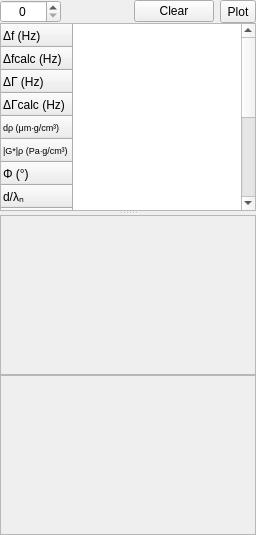
          <widget class="QWidget" name="page_spectra_mechanics">
           <layout class="QVBoxLayout" name="verticalLayout_35">
            <property name="spacing">
             <number>0</number>
            </property>
            <property name="leftMargin">
             <number>0</number>
            </property>
            <property name="topMargin">
             <number>0</number>
            </property>
            <property name="rightMargin">
             <number>0</number>
            </property>
            <property name="bottomMargin">
             <number>0</number>
            </property>
            <item>
             <widget class="QSplitter" name="splitter_3">
              <property name="orientation">
               <enum>Qt::Vertical</enum>
              </property>
              <widget class="QWidget" name="layoutWidget">
               <layout class="QVBoxLayout" name="verticalLayout_26">
                <property name="spacing">
                 <number>0</number>
                </property>
                <item>
                 <layout class="QHBoxLayout" name="horizontalLayout_20"/>
                </item>
                <item>
                 <layout class="QHBoxLayout" name="horizontalLayout_21">
                  <property name="spacing">
                   <number>6</number>
                  </property>
                  <item>
                   <widget class="QSpinBox" name="spinBox_spectra_mechanics_currid">
                    <property name="alignment">
                     <set>Qt::AlignCenter</set>
                    </property>
                    <property name="buttonSymbols">
                     <enum>QAbstractSpinBox::UpDownArrows</enum>
                    </property>
                    <property name="maximum">
                     <number>10000</number>
                    </property>
                   </widget>
                  </item>
                  <item>
                   <spacer name="horizontalSpacer_17">
                    <property name="orientation">
                     <enum>Qt::Horizontal</enum>
                    </property>
                    <property name="sizeHint" stdset="0">
                     <size>
                      <width>40</width>
                      <height>20</height>
                     </size>
                    </property>
                   </spacer>
                  </item>
                  <item>
                   <widget class="QPushButton" name="pushButton_spectra_mechanics_clear">
                    <property name="sizePolicy">
                     <sizepolicy hsizetype="Preferred" vsizetype="Fixed">
                      <horstretch>0</horstretch>
                      <verstretch>0</verstretch>
                     </sizepolicy>
                    </property>
                    <property name="text">
                     <string>Clear</string>
                    </property>
                   </widget>
                  </item>
                  <item>
                   <widget class="QToolButton" name="toolButton_spectra_mechanics_plotrows">
                    <property name="sizePolicy">
                     <sizepolicy hsizetype="Preferred" vsizetype="Fixed">
                      <horstretch>0</horstretch>
                      <verstretch>0</verstretch>
                     </sizepolicy>
                    </property>
                    <property name="minimumSize">
                     <size>
                      <width>0</width>
                      <height>23</height>
                     </size>
                    </property>
                    <property name="text">
                     <string>Plot</string>
                    </property>
                    <property name="popupMode">
                     <enum>QToolButton::InstantPopup</enum>
                    </property>
                    <property name="toolButtonStyle">
                     <enum>Qt::ToolButtonTextBesideIcon</enum>
                    </property>
                    <property name="autoRaise">
                     <bool>false</bool>
                    </property>
                    <property name="arrowType">
                     <enum>Qt::NoArrow</enum>
                    </property>
                   </widget>
                  </item>
                 </layout>
                </item>
                <item>
                 <widget class="QTableWidget" name="tableWidget_spectra_mechanics_table">
                  <property name="sizePolicy">
                   <sizepolicy hsizetype="Expanding" vsizetype="Preferred">
                    <horstretch>0</horstretch>
                    <verstretch>0</verstretch>
                   </sizepolicy>
                  </property>
                  <property name="sizeAdjustPolicy">
                   <enum>QAbstractScrollArea::AdjustIgnored</enum>
                  </property>
                  <property name="dragEnabled">
                   <bool>false</bool>
                  </property>
                  <property name="alternatingRowColors">
                   <bool>true</bool>
                  </property>
                  <property name="showGrid">
                   <bool>true</bool>
                  </property>
                  <property name="gridStyle">
                   <enum>Qt::SolidLine</enum>
                  </property>
                  <property name="cornerButtonEnabled">
                   <bool>true</bool>
                  </property>
                  <attribute name="horizontalHeaderVisible">
                   <bool>false</bool>
                  </attribute>
                  <attribute name="horizontalHeaderCascadingSectionResizes">
                   <bool>true</bool>
                  </attribute>
                  <attribute name="horizontalHeaderDefaultSectionSize">
                   <number>72</number>
                  </attribute>
                  <attribute name="horizontalHeaderStretchLastSection">
                   <bool>false</bool>
                  </attribute>
                  <attribute name="verticalHeaderDefaultSectionSize">
                   <number>22</number>
                  </attribute>
                  <attribute name="verticalHeaderMinimumSectionSize">
                   <number>23</number>
                  </attribute>
                  <attribute name="verticalHeaderShowSortIndicator" stdset="0">
                   <bool>false</bool>
                  </attribute>
                  <attribute name="verticalHeaderStretchLastSection">
                   <bool>false</bool>
                  </attribute>
                  <row>
                   <property name="text">
                    <string>Δf (Hz)</string>
                   </property>
                  </row>
                  <row>
                   <property name="text">
                    <string>Δfcalc (Hz)</string>
                   </property>
                  </row>
                  <row>
                   <property name="text">
                    <string>ΔΓ (Hz)</string>
                   </property>
                  </row>
                  <row>
                   <property name="text">
                    <string>ΔΓcalc (Hz)</string>
                   </property>
                  </row>
                  <row>
                   <property name="text">
                    <string>dρ (μm∙g/cm³)</string>
                   </property>
                   <property name="font">
                    <font>
                     <pointsize>7</pointsize>
                    </font>
                   </property>
                  </row>
                  <row>
                   <property name="text">
                    <string>|G*|ρ (Pa∙g/cm³)</string>
                   </property>
                   <property name="font">
                    <font>
                     <pointsize>7</pointsize>
                    </font>
                   </property>
                  </row>
                  <row>
                   <property name="text">
                    <string>Φ (°)</string>
                   </property>
                  </row>
                  <row>
                   <property name="text">
                    <string>d/λₙ</string>
                   </property>
                  </row>
                  <row>
                   <property name="text">
                    <string>λρ (μm∙g/cm³)</string>
                   </property>
                   <property name="font">
                    <font>
                     <pointsize>7</pointsize>
                    </font>
                   </property>
                  </row>
                  <row>
                   <property name="text">
                    <string>δρ (μm∙g/cm³)</string>
                   </property>
                   <property name="font">
                    <font>
                     <pointsize>7</pointsize>
                    </font>
                   </property>
                  </row>
                  <row>
                   <property name="text">
                    <string>Δf/Δfₛₙ</string>
                   </property>
                  </row>
                  <row>
                   <property name="text">
                    <string>ΔΓ/Δfₛₙ</string>
                   </property>
                  </row>
                  <row>
                   <property name="text">
                    <string>rh</string>
                   </property>
                  </row>
                  <row>
                   <property name="text">
                    <string>rd</string>
                   </property>
                  </row>
                  <row>
                   <property name="text">
                    <string>Time (s)</string>
                   </property>
                  </row>
                  <row>
                   <property name="text">
                    <string>Temp. (°C)</string>
                   </property>
                  </row>
                 </widget>
                </item>
               </layout>
              </widget>
              <widget class="QWidget" name="layoutWidget">
               <layout class="QVBoxLayout" name="verticalLayout_25">
                <property name="spacing">
                 <number>0</number>
                </property>
                <item>
                 <widget class="QFrame" name="frame_spectra_mechanics_contour1">
                  <property name="sizePolicy">
                   <sizepolicy hsizetype="Expanding" vsizetype="Expanding">
                    <horstretch>0</horstretch>
                    <verstretch>0</verstretch>
                   </sizepolicy>
                  </property>
                  <property name="minimumSize">
                   <size>
                    <width>0</width>
                    <height>160</height>
                   </size>
                  </property>
                  <property name="frameShape">
                   <enum>QFrame::StyledPanel</enum>
                  </property>
                  <property name="frameShadow">
                   <enum>QFrame::Sunken</enum>
                  </property>
                 </widget>
                </item>
                <item>
                 <widget class="QFrame" name="frame_spectra_mechanics_contour2">
                  <property name="sizePolicy">
                   <sizepolicy hsizetype="Expanding" vsizetype="Expanding">
                    <horstretch>0</horstretch>
                    <verstretch>0</verstretch>
                   </sizepolicy>
                  </property>
                  <property name="minimumSize">
                   <size>
                    <width>0</width>
                    <height>160</height>
                   </size>
                  </property>
                  <property name="frameShape">
                   <enum>QFrame::StyledPanel</enum>
                  </property>
                  <property name="frameShadow">
                   <enum>QFrame::Sunken</enum>
                  </property>
                 </widget>
                </item>
               </layout>
              </widget>
             </widget>
            </item>
           </layout>
          </widget>
